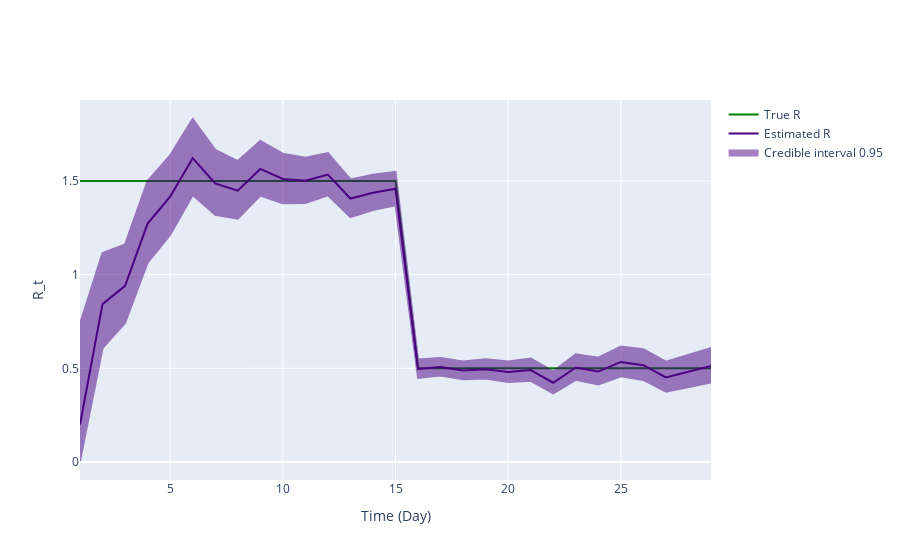

Write notebook code for a chart like this one.
### Markdown cell above
## Inference plot using class method results

### Code cell
fig = ReproductionNumberPlot()

fig.add_ground_truth_rt(ground_truth)
fig.add_interval_rt(intervals)

fig.update_labels(time_label='Time (Day)', r_label='R_t')

fig.show_figure()

### Figure 1 — Plotly figure (JSON) as saved in the notebook; plotly's stock layout.template omitted (floating-point values rounded to 4 significant figures)
{"data": [{"line": {"color": "green"}, "mode": "lines", "name": "True R", "type": "scatter", "x": [1, 2, 3, 4, 5, 6, 7, 8, 9, 10, 11, 12, 13, 14, 15, 16, 17, 18, 19, 20, 21, 22, 23, 24, 25, 26, 27, 28, 29], "y": [1.5, 1.5, 1.5, 1.5, 1.5, 1.5, 1.5, 1.5, 1.5, 1.5, 1.5, 1.5, 1.5, 1.5, 1.5, 0.5, 0.5, 0.5, 0.5, 0.5, 0.5, 0.5, 0.5, 0.5, 0.5, 0.5, 0.5, 0.5, 0.5]}, {"line": {"color": "indigo"}, "mode": "lines", "name": "Estimated R", "type": "scatter", "x": [1, 2, 3, 4, 5, 6, 7, 8, 9, 10, 11, 12, 13, 14, 15, 16, 17, 18, 19, 20, 21, 22, 23, 24, 25, 26, 27, 28, 29], "y": [0.2, 0.8427, 0.9404, 1.273, 1.417, 1.622, 1.487, 1.448, 1.564, 1.511, 1.501, 1.534, 1.406, 1.437, 1.459, 0.4967, 0.507, 0.4879, 0.4953, 0.4798, 0.4907, 0.4231, 0.5042, 0.4826, 0.534, 0.5165, 0.4517, 0.4827, 0.5119]}, {"fill": "toself", "fillcolor": "indigo", "line": {"color": "indigo"}, "mode": "lines", "name": "Credible interval 0.95", "opacity": 0.5, "type": "scatter", "x": [1, 2, 3, 4, 5, 6, 7, 8, 9, 10, 11, 12, 13, 14, 15, 16, 17, 18, 19, 20, 21, 22, 23, 24, 25, 26, 27, 28, 29, 29, 28, 27, 26, 25, 24, 23, 22, 21, 20, 19, 18, 17, 16, 15, 14, 13, 12, 11, 10, 9, 8, 7, 6, 5, 4, 3, 2, 1], "y": [0.7378, 1.116, 1.162, 1.5, 1.637, 1.831, 1.666, 1.606, 1.714, 1.646, 1.624, 1.649, 1.509, 1.533, 1.549, 0.5469, 0.5544, 0.5362, 0.5482, 0.536, 0.5516, 0.4835, 0.5745, 0.5567, 0.6165, 0.6018, 0.5353, 0.5721, 0.6083, 0.4237, 0.4009, 0.3751, 0.4377, 0.4574, 0.4137, 0.4385, 0.3666, 0.4333, 0.4266, 0.4451, 0.4418, 0.4617, 0.4489, 1.371, 1.344, 1.308, 1.424, 1.383, 1.382, 1.422, 1.299, 1.319, 1.426, 1.213, 1.064, 0.7422, 0.6073, 0.005064]}], "layout": {"hovermode": "x unified", "xaxis": {"title": {"text": "Time (Day)"}}, "yaxis": {"title": {"text": "R_t"}}}}
